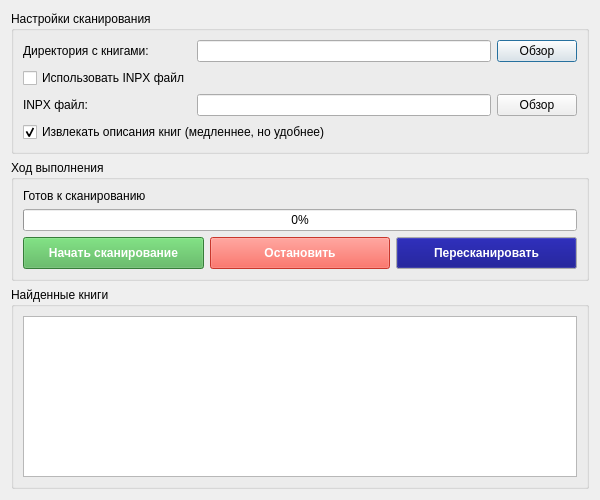
<?xml version="1.0" encoding="UTF-8"?>
<ui version="4.0">
 <class>ScannerDialog</class>
 <widget class="QDialog" name="ScannerDialog">
  <property name="geometry">
   <rect>
    <x>0</x>
    <y>0</y>
    <width>600</width>
    <height>500</height>
   </rect>
  </property>
  <property name="windowTitle">
   <string>Сканер коллекции книг</string>
  </property>
  <layout class="QVBoxLayout" name="verticalLayout">
   <item>
    <widget class="QGroupBox" name="groupBoxSettings">
     <property name="title">
      <string>Настройки сканирования</string>
     </property>
     <layout class="QGridLayout" name="gridLayout">
      <item row="0" column="0">
       <widget class="QLabel" name="label">
        <property name="text">
         <string>Директория с книгами:</string>
        </property>
       </widget>
      </item>
      <item row="3" column="0" colspan="2">
    <widget class="QCheckBox" name="chkExtractDescriptions">
        <property name="text">
            <string>Извлекать описания книг (медленнее, но удобнее)</string>
        </property>
        <property name="checked">
            <bool>true</bool>
        </property>
        <property name="toolTip">
            <string>Извлечение описаний замедляет сканирование, но позволяет видеть аннотации без открытия книги</string>
        </property>
    </widget>
</item>
      <item row="0" column="1">
       <layout class="QHBoxLayout" name="horizontalLayout">
        <item>
         <widget class="QLineEdit" name="txtBooksDir"/>
        </item>
        <item>
         <widget class="QPushButton" name="btnBrowseBooksDir">
          <property name="text">
           <string>Обзор</string>
          </property>
         </widget>
        </item>
       </layout>
      </item>
      <item row="1" column="0">
       <widget class="QCheckBox" name="chkUseInpx">
        <property name="text">
         <string>Использовать INPX файл</string>
        </property>
       </widget>
      </item>
      <item row="2" column="0">
       <widget class="QLabel" name="label_2">
        <property name="text">
         <string>INPX файл:</string>
        </property>
       </widget>
      </item>
      <item row="2" column="1">
       <layout class="QHBoxLayout" name="horizontalLayout_2">
        <item>
         <widget class="QLineEdit" name="txtInpxFile"/>
        </item>
        <item>
         <widget class="QPushButton" name="btnBrowseInpx">
          <property name="text">
           <string>Обзор</string>
          </property>
         </widget>
        </item>
       </layout>
      </item>
     </layout>
    </widget>
   </item>
   <item>
    <widget class="QGroupBox" name="groupBoxProgress">
     <property name="title">
      <string>Ход выполнения</string>
     </property>
     <layout class="QVBoxLayout" name="verticalLayout_2">
      <item>
       <widget class="QLabel" name="statusLabel">
        <property name="text">
         <string>Готов к сканированию</string>
        </property>
       </widget>
      </item>
      <item>
       <widget class="QProgressBar" name="progressBar">
        <property name="value">
         <number>0</number>
        </property>
       </widget>
      </item>
      <item>
       <layout class="QHBoxLayout" name="horizontalLayout_3">
        <item>
         <widget class="QPushButton" name="btnStartScan">
          <property name="styleSheet">
           <string notr="true">QPushButton {
    background-color: #4CAF50;
    color: white;
    font-weight: bold;
    padding: 8px 16px;
}</string>
          </property>
          <property name="text">
           <string>Начать сканирование</string>
          </property>
         </widget>
        </item>
        <item>
         <widget class="QPushButton" name="btnStopScan">
          <property name="enabled">
           <bool>false</bool>
          </property>
          <property name="styleSheet">
           <string notr="true">QPushButton {
    background-color: #f44336;
    color: white;
    font-weight: bold;
    padding: 8px 16px;
}</string>
          </property>
          <property name="text">
           <string>Остановить</string>
          </property>
         </widget>
        </item>
        <item>
         <widget class="QPushButton" name="btnForceRescan">
          <property name="enabled">
           <bool>true</bool>
          </property>
          <property name="palette">
           <palette>
            <active>
             <colorrole role="WindowText">
              <brush brushstyle="SolidPattern">
               <color alpha="255">
                <red>255</red>
                <green>255</green>
                <blue>255</blue>
               </color>
              </brush>
             </colorrole>
             <colorrole role="Button">
              <brush brushstyle="SolidPattern">
               <color alpha="255">
                <red>0</red>
                <green>0</green>
                <blue>127</blue>
               </color>
              </brush>
             </colorrole>
             <colorrole role="Text">
              <brush brushstyle="SolidPattern">
               <color alpha="255">
                <red>255</red>
                <green>255</green>
                <blue>255</blue>
               </color>
              </brush>
             </colorrole>
             <colorrole role="ButtonText">
              <brush brushstyle="SolidPattern">
               <color alpha="255">
                <red>255</red>
                <green>255</green>
                <blue>255</blue>
               </color>
              </brush>
             </colorrole>
             <colorrole role="PlaceholderText">
              <brush brushstyle="SolidPattern">
               <color alpha="128">
                <red>255</red>
                <green>255</green>
                <blue>255</blue>
               </color>
              </brush>
             </colorrole>
            </active>
            <inactive>
             <colorrole role="WindowText">
              <brush brushstyle="SolidPattern">
               <color alpha="255">
                <red>255</red>
                <green>255</green>
                <blue>255</blue>
               </color>
              </brush>
             </colorrole>
             <colorrole role="Button">
              <brush brushstyle="SolidPattern">
               <color alpha="255">
                <red>0</red>
                <green>0</green>
                <blue>127</blue>
               </color>
              </brush>
             </colorrole>
             <colorrole role="Text">
              <brush brushstyle="SolidPattern">
               <color alpha="255">
                <red>255</red>
                <green>255</green>
                <blue>255</blue>
               </color>
              </brush>
             </colorrole>
             <colorrole role="ButtonText">
              <brush brushstyle="SolidPattern">
               <color alpha="255">
                <red>255</red>
                <green>255</green>
                <blue>255</blue>
               </color>
              </brush>
             </colorrole>
             <colorrole role="PlaceholderText">
              <brush brushstyle="SolidPattern">
               <color alpha="128">
                <red>255</red>
                <green>255</green>
                <blue>255</blue>
               </color>
              </brush>
             </colorrole>
            </inactive>
            <disabled>
             <colorrole role="WindowText">
              <brush brushstyle="SolidPattern">
               <color alpha="255">
                <red>255</red>
                <green>255</green>
                <blue>255</blue>
               </color>
              </brush>
             </colorrole>
             <colorrole role="Button">
              <brush brushstyle="SolidPattern">
               <color alpha="255">
                <red>0</red>
                <green>0</green>
                <blue>127</blue>
               </color>
              </brush>
             </colorrole>
             <colorrole role="Text">
              <brush brushstyle="SolidPattern">
               <color alpha="255">
                <red>255</red>
                <green>255</green>
                <blue>255</blue>
               </color>
              </brush>
             </colorrole>
             <colorrole role="ButtonText">
              <brush brushstyle="SolidPattern">
               <color alpha="255">
                <red>255</red>
                <green>255</green>
                <blue>255</blue>
               </color>
              </brush>
             </colorrole>
             <colorrole role="PlaceholderText">
              <brush brushstyle="SolidPattern">
               <color alpha="128">
                <red>255</red>
                <green>255</green>
                <blue>255</blue>
               </color>
              </brush>
             </colorrole>
            </disabled>
           </palette>
          </property>
          <property name="styleSheet">
           <string notr="true">QPushButton {
    background-color: #f782226;
    color: white;
    font-weight: bold;
    padding: 8px 16px;
}</string>
          </property>
          <property name="text">
           <string>Пересканировать</string>
          </property>
         </widget>
        </item>
       </layout>
      </item>
     </layout>
    </widget>
   </item>
   <item>
    <widget class="QGroupBox" name="groupBoxResults">
     <property name="title">
      <string>Найденные книги</string>
     </property>
     <layout class="QVBoxLayout" name="verticalLayout_3">
      <item>
       <widget class="QTableWidget" name="tableBooks"/>
      </item>
     </layout>
    </widget>
   </item>
  </layout>
 </widget>
 <resources/>
 <connections/>
</ui>
